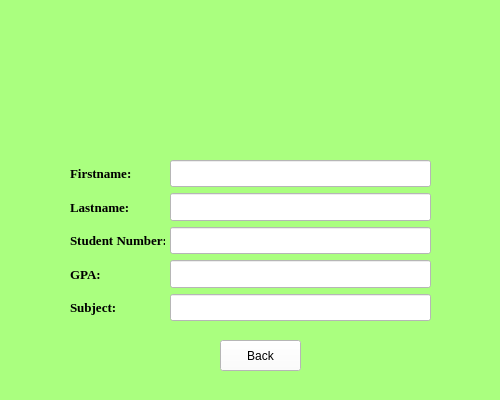
<?xml version="1.0" encoding="UTF-8"?>
<ui version="4.0">
 <class>Form</class>
 <widget class="QWidget" name="Form">
  <property name="geometry">
   <rect>
    <x>0</x>
    <y>0</y>
    <width>500</width>
    <height>400</height>
   </rect>
  </property>
  <property name="windowTitle">
   <string>Form</string>
  </property>
  <property name="styleSheet">
   <string notr="true">background-color: rgb(170, 255, 127)</string>
  </property>
  <widget class="QWidget" name="verticalLayoutWidget_2">
   <property name="geometry">
    <rect>
     <x>70</x>
     <y>160</y>
     <width>95</width>
     <height>161</height>
    </rect>
   </property>
   <layout class="QVBoxLayout" name="verticalLayout_2">
    <item>
     <widget class="QLabel" name="firstnameLable">
      <property name="font">
       <font>
        <family>Times New Roman</family>
        <pointsize>10</pointsize>
        <weight>75</weight>
        <bold>true</bold>
       </font>
      </property>
      <property name="text">
       <string>Firstname:</string>
      </property>
     </widget>
    </item>
    <item>
     <widget class="QLabel" name="lastnameLable">
      <property name="font">
       <font>
        <family>Times New Roman</family>
        <pointsize>10</pointsize>
        <weight>75</weight>
        <bold>true</bold>
       </font>
      </property>
      <property name="text">
       <string>Lastname: </string>
      </property>
     </widget>
    </item>
    <item>
     <widget class="QLabel" name="studentNumberLable">
      <property name="font">
       <font>
        <family>Times New Roman</family>
        <pointsize>10</pointsize>
        <weight>75</weight>
        <bold>true</bold>
       </font>
      </property>
      <property name="text">
       <string>Student Number:</string>
      </property>
     </widget>
    </item>
    <item>
     <widget class="QLabel" name="GPALable">
      <property name="font">
       <font>
        <family>Times New Roman</family>
        <pointsize>10</pointsize>
        <weight>75</weight>
        <bold>true</bold>
       </font>
      </property>
      <property name="text">
       <string>GPA: </string>
      </property>
     </widget>
    </item>
    <item>
     <widget class="QLabel" name="subjectLable">
      <property name="font">
       <font>
        <family>Times New Roman</family>
        <pointsize>10</pointsize>
        <weight>75</weight>
        <bold>true</bold>
       </font>
      </property>
      <property name="text">
       <string>Subject: </string>
      </property>
     </widget>
    </item>
   </layout>
  </widget>
  <widget class="QWidget" name="verticalLayoutWidget">
   <property name="geometry">
    <rect>
     <x>170</x>
     <y>160</y>
     <width>261</width>
     <height>161</height>
    </rect>
   </property>
   <layout class="QVBoxLayout" name="verticalLayout">
    <item>
     <widget class="QLineEdit" name="firstnameField">
      <property name="enabled">
       <bool>false</bool>
      </property>
      <property name="sizePolicy">
       <sizepolicy hsizetype="Expanding" vsizetype="Expanding">
        <horstretch>0</horstretch>
        <verstretch>0</verstretch>
       </sizepolicy>
      </property>
      <property name="styleSheet">
       <string notr="true">background-color:white
</string>
      </property>
     </widget>
    </item>
    <item>
     <widget class="QLineEdit" name="lastnameField">
      <property name="enabled">
       <bool>false</bool>
      </property>
      <property name="sizePolicy">
       <sizepolicy hsizetype="Expanding" vsizetype="Expanding">
        <horstretch>0</horstretch>
        <verstretch>0</verstretch>
       </sizepolicy>
      </property>
      <property name="styleSheet">
       <string notr="true">background-color:white
</string>
      </property>
     </widget>
    </item>
    <item>
     <widget class="QLineEdit" name="StudentNumberField">
      <property name="enabled">
       <bool>false</bool>
      </property>
      <property name="sizePolicy">
       <sizepolicy hsizetype="Expanding" vsizetype="Expanding">
        <horstretch>0</horstretch>
        <verstretch>0</verstretch>
       </sizepolicy>
      </property>
      <property name="styleSheet">
       <string notr="true">background-color:white
</string>
      </property>
     </widget>
    </item>
    <item>
     <widget class="QLineEdit" name="GPAField">
      <property name="enabled">
       <bool>false</bool>
      </property>
      <property name="sizePolicy">
       <sizepolicy hsizetype="Expanding" vsizetype="Expanding">
        <horstretch>0</horstretch>
        <verstretch>0</verstretch>
       </sizepolicy>
      </property>
      <property name="styleSheet">
       <string notr="true">background-color:white
</string>
      </property>
     </widget>
    </item>
    <item>
     <widget class="QLineEdit" name="subjectField">
      <property name="enabled">
       <bool>false</bool>
      </property>
      <property name="sizePolicy">
       <sizepolicy hsizetype="Expanding" vsizetype="Expanding">
        <horstretch>0</horstretch>
        <verstretch>0</verstretch>
       </sizepolicy>
      </property>
      <property name="styleSheet">
       <string notr="true">background-color:white
</string>
      </property>
     </widget>
    </item>
   </layout>
  </widget>
  <widget class="QPushButton" name="backButton">
   <property name="geometry">
    <rect>
     <x>220</x>
     <y>340</y>
     <width>81</width>
     <height>31</height>
    </rect>
   </property>
   <property name="styleSheet">
    <string notr="true">background-color: white</string>
   </property>
   <property name="text">
    <string>Back</string>
   </property>
  </widget>
  <widget class="QLabel" name="label">
   <property name="geometry">
    <rect>
     <x>190</x>
     <y>20</y>
     <width>121</width>
     <height>121</height>
    </rect>
   </property>
   <property name="text">
    <string/>
   </property>
   <property name="pixmap">
    <pixmap>../img/user.png</pixmap>
   </property>
   <property name="scaledContents">
    <bool>true</bool>
   </property>
  </widget>
 </widget>
 <resources/>
 <connections/>
</ui>
